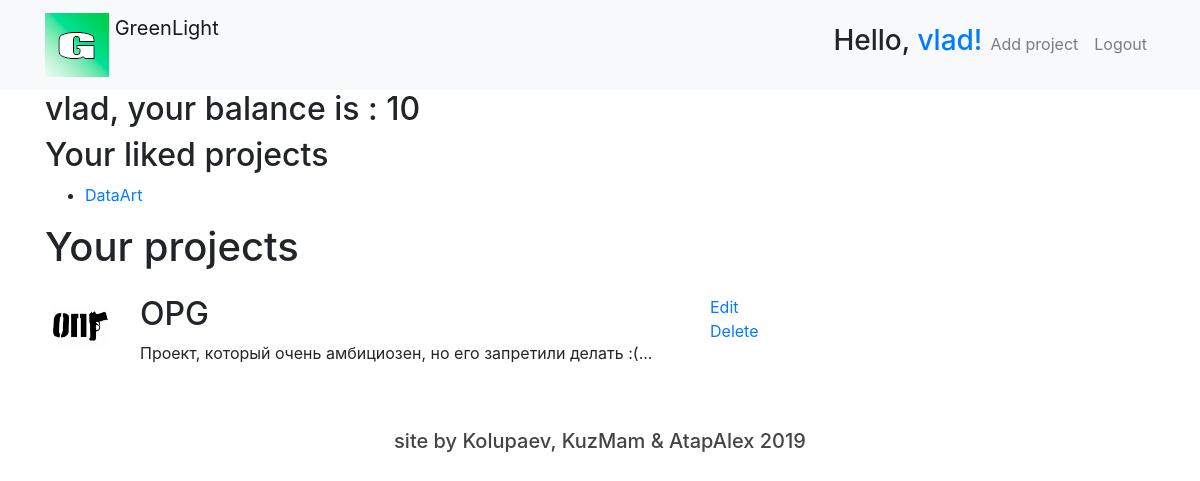
Screenshot of /products/profile (signed in) with the database file from the repository.
### products/models.py (models this page shows, shortened)
class Profile(models.Model):
    user = models.OneToOneField(User, on_delete=models.CASCADE)
    balance = models.IntegerField(default=5)
    liked_projects = models.ManyToManyField(Product, blank=True)

class Product(models.Model):
    title = models.CharField(max_length=255)
    pub_date = models.DateTimeField()
    body = models.TextField()
    url = models.TextField()
    image = models.ImageField(upload_to='images/')
    icon = models.ImageField(upload_to='images/')
    votes_total = models.IntegerField(default=0)
    hunter = models.ForeignKey(User, on_delete=models.CASCADE)
    category = models.ForeignKey('Category', null=True, on_delete=models.PROTECT)
    def summary(self):
        return self.body[:100]

### products/views.py (the view)
# urls.py: path('profile', views.profile, name="profile"),
def profile(request):
    products = Product.objects.filter(hunter=request.user)
    return render(request, 'products/profile.html', {'products': products, 'user': request.user, 'liked_projects': request.user.profile.liked_projects.all()})

### products/templates/products/profile.html (shortened to what this page needs)
{% extends 'base.html' %}
{% block content %}
    <h2> {{ user.profile.user.username }}, your balance is : {{ user.profile.balance }}</h2>
    {% if liked_projects.count > 0 %}
    <h2>Your liked projects</h2>
  <ul>
    {% for project in liked_projects  %}
        <li> <a href= {{ project.id }}> {{project.title}}</a></li>
    {% endfor %}
  </ul>
    {% endif %}
{% if products.count != 0 %}
    <h1>Your projects</h1>
{% for product in products.all %}
<div class="row pt-3 ">
  <div class="col-1" onclick="window.location='{% url 'detail' product.id %}';" style="cursor: pointer;">
      <img src="{{ product.icon.url }}" class="img-fluid">
    </div>
  <div class="col-6" onclick="window.location='{% url 'detail' product.id %}';" style="cursor: pointer;">
    <h2>{{product.title}}</h2>
      <p>{{product.summary}}...</p>
  </div>
  <div class="col-3">
    <a href="edit/{{ product.id }}">Edit</a>
    <br>
    <a href="delete/{{ product.id }}">Delete</a>
  </div>
</div>
{% endfor %}
{% else %}
    <h1 style="text-align: center">You dont have any projects, lets add something!<br> <a href="create">Add project!</a></h1>
{% endif %}
{% endblock %}

### producthunt/templates/base.html (shortened to what this page needs)
<!doctype html>
<html lang="en">
{% load staticfiles %}
<head>
  <link rel="stylesheet" href="https://stackpath.bootstrapcdn.com/bootstrap/4.1.3/css/bootstrap.min.css">
  <link rel="stylesheet" href="https://cdnjs.cloudflare.com/ajax/libs/font-awesome/4.7.0/css/font-awesome.min.css">
</head>
<body>
  <header>
    <nav class="navbar navbar-expand-lg navbar-light bg-light">
      <div class="container">
        <a class="navbar-brand" href="{% url 'home' %}">
          <img src="/static/logo.png" class="d-inline-block align-top" height=64 width=64  />
          GreenLight</a>
        <div class="collapse navbar-collapse" id="navbarNavAltMarkup">
          <div class="navbar-nav ml-auto">
            {% if user.is_authenticated %}
                <h3 class=class="lead">Hello, <a href="{% url 'profile' %}">{{ user.username }}!</a></h3>
                <a class="nav-item nav-link" href="{% url 'create' %}">Add project</a>
              <a class="nav-item nav-link" href="javascript:{document.getElementById('logout').submit()}">Logout</a>
            {% else %}
             <h3>Welcome to the club!</h3>
            <a class="nav-item nav-link" href="{% url 'signup' %}">Sign up</a>
            <a class="nav-item nav-link" href="{% url 'login' %}">Login</a>
            {% endif %}
          </div>
        </div>
      </div>
    </nav>
  </header>
  <div class="container">
    {% block content %}
    {% endblock %}
  </div>
  <footer class="text-muted pt-5" style="margin: auto;">
    <div class="container text-center">
     <h5 style="color: #444444">site by Kolupaev, KuzMam & AtapAlex  {% now "Y" %} </h5>
    </div>
  </footer>
</body>
</html>

### rows the page displays
Product: title "DataArt"
Product: icon (picture), title "OPG", summary "Проект, который очень амбициозен, но его запретили делать :("

### other values shown
{{ user.username }} "vlad"
{{ user.profile.user.username }} "vlad"
{{ user.profile.balance }} "10"
